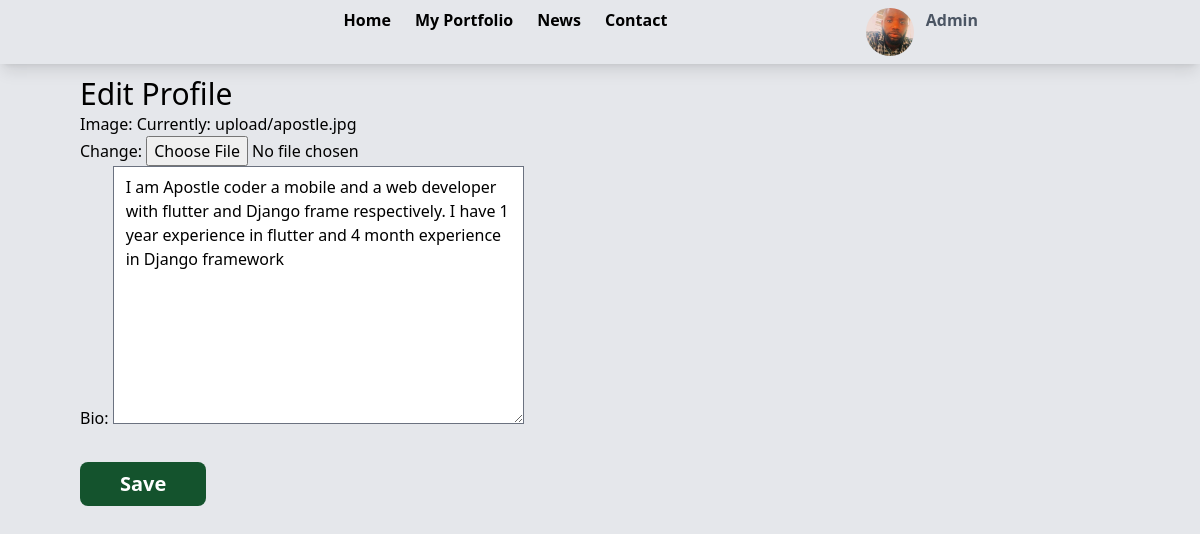
Page /edit_profile/1/ (signed in) on the committed database.
### CustomProfile/models.py (models this page shows, shortened)
class UserProfile(models.Model):
    users=models.OneToOneField(settings.AUTH_USER_MODEL, on_delete=models.CASCADE, db_constraint=False,primary_key=True)
    image=models.ImageField(upload_to='upload',default="upload/user.png")
    bio=models.TextField(blank=True)
    date_register=models.DateField(default=timezone.now)
    class Meta:
        ordering=["-date_register"]

### customusers/models.py (models this page shows)
class Users(AbstractUser):
    pass

### CustomProfile/views.py (the view, shortened to what this page needs)
# urls.py: path("edit_profile/<int:pk>/",UpdateUserProfile.as_view(),name="edit_profile")
class UpdateUserProfile(UserProfileViewMixin, generic.UpdateView):
    model=UserProfile
    form_class=ProfileForm
    template_name="editprofile.html"

### CustomProfile/forms.py
class ProfileForm(forms.ModelForm):
    class Meta:
        model=UserProfile
        fields=["image","bio"]

### blog/mixin.py (called while the page is built)
    def get_context_data(self, **kwargs):
        if self.request.user.is_authenticated:
            context=super().get_context_data(**kwargs)
            context["userprofile"]=UserProfile.objects.filter(users=self.request.user).first()
            return context
        else:
            return super().get_context_data(**kwargs)

### templates/editprofile.html (shortened to what this page needs)
{% extends "base.html" %}
{% load tailwind_filters %}
{% load tailwind_tags %}
{% block content %}
<div class="px-20 h-screen">
    <h1 class="text-3xl font-sarif text-left">Edit Profile</h1>
    <form method="post" enctype="multipart/form-data">
        {{form |crispy }}
        <div class="flex justify-start item-center">
            <button class="bg-green-900 hover:bg-green-700 text-white text-xl font-bold mt-8 py-2 px-10 rounded-lg ">
                Save
            </button>
        </div>
    </form>
</div>
{% endblock %}

### templates/base.html (shortened to what this page needs)
{% load static %}
{% load tailwind_tags %}
<!DOCTYPE html>
<html lang="en">
<head>
    <link rel="stylesheet" type="text/css" href="{% static 'css/base.css' %}">
    {% tailwind_css %}
</head>
<body class="font-sans select-none bg-gray-200">
    <div class="relative ">
        {% if user.is_authenticated %}
        <header class="px-24 flex justify-center item-center h-16 shadow-lg mb-3">
            <div class="flex pt-2 justify-between w-3/4 ">
                <div class="flex gap-6 justify-center item-center w-3/4">
                    <a class="font-bold hover:text-green-600" href="{% url 'home' %}">Home</a>
                    <a class="font-bold hover:text-green-600" href="">My Portfolio</a>
                    <a class="font-bold hover:text-green-600" href="">News</a>
                    <a class="font-bold hover:text-green-600" href="">Contact</a>
                </div>
                <div class="relative">
                    <div class="flex justify-center gap-3 item-center">
                        <div onclick="menu()" class="w-12 h-12 rounded-full flex justify-center">
                            <img src="{{ userprofile.image.url }}" alt=""
                                class="select-none hover:border-2 hover:border-green-600 object-cover rounded-full w-12 h-12">
                        </div>
                        <p class="text-gray-600 font-bold">{{ userprofile.users.username|title }}</p>
                    </div>
                </div>
            </div>
        </header>
        {% endif %}
        {% block content %}
        {% endblock content %}
    </div>
</body>
</html>

### static/css/base.css (style rules this page uses)
* { box-sizing: border-box; margin: 0; padding: 0; }

### rows in the picture
UserProfile: image (picture), users.username "Admin", bio "I am Apostle coder a mobile and a web developer with flutter and Django frame respectively. I have 1 year experience in flutter and 4 month experience in Django framework"
